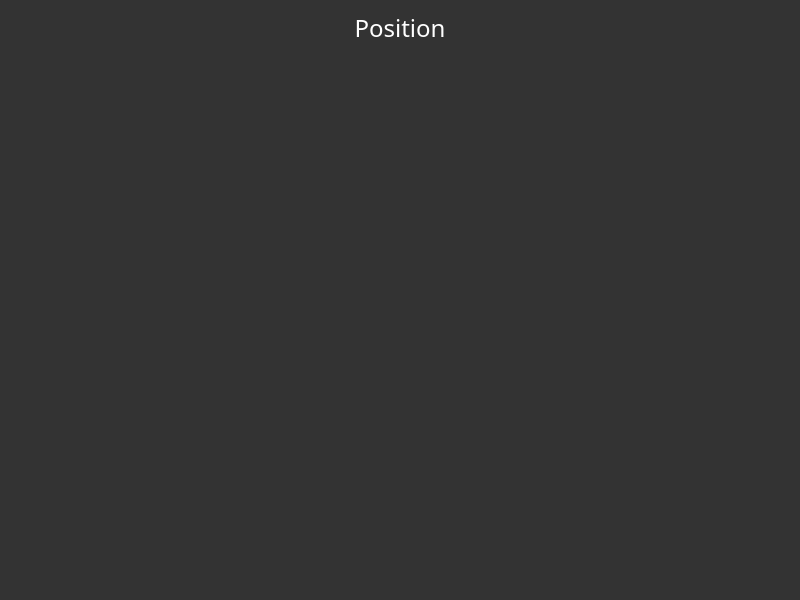
<?xml version="1.0" encoding="UTF-8"?>
<ui version="4.0">
 <class>Position</class>
 <widget class="QDialog" name="Position">
  <property name="geometry">
   <rect>
    <x>0</x>
    <y>0</y>
    <width>800</width>
    <height>600</height>
   </rect>
  </property>
  <property name="windowTitle">
   <string>Dialog</string>
  </property>
  <property name="styleSheet">
   <string notr="true"> *{
	font-family:century gothic;
	font-size:24px;
	color:black;
	background:#333;
}

QLabel
{
	color:white;
}
</string>
  </property>
  <layout class="QVBoxLayout" name="verticalLayout">
   <item>
    <widget class="QLabel" name="label">
     <property name="text">
      <string>Position</string>
     </property>
     <property name="alignment">
      <set>Qt::AlignCenter</set>
     </property>
    </widget>
   </item>
   <item>
    <spacer name="verticalSpacer_2">
     <property name="orientation">
      <enum>Qt::Vertical</enum>
     </property>
     <property name="sizeHint" stdset="0">
      <size>
       <width>20</width>
       <height>40</height>
      </size>
     </property>
    </spacer>
   </item>
   <item>
    <spacer name="verticalSpacer">
     <property name="orientation">
      <enum>Qt::Vertical</enum>
     </property>
     <property name="sizeHint" stdset="0">
      <size>
       <width>20</width>
       <height>40</height>
      </size>
     </property>
    </spacer>
   </item>
  </layout>
 </widget>
 <resources/>
 <connections/>
</ui>
